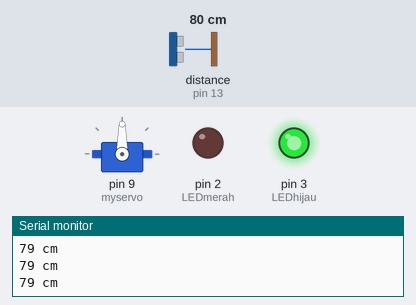
Simulated run of this sketch. Board: Arduino Uno, built with avr-gcc and run on an emulated ATmega328P. Parts: servo, output pins drawn as LEDs (lit = HIGH), the last lines printed to the serial monitor. Wiring (inferred from the names in the program): ultrasonic range finder: trigger pin 12; echo pin 13. The inputs (shaded band) are chosen by the test bench; at power-on: distance to the obstacle (sensor on pin 13) 80 cm. The echo pulse lasts 58.3 µs per cm; pins used as bus, display or sensor lines are not drawn.

Above: at 1.2 s.
1.3 s: distance to the obstacle (sensor on pin 13) set to 18 cm
2.8 s: distance to the obstacle (sensor on pin 13) set to 15 cm
At 3.4 s:
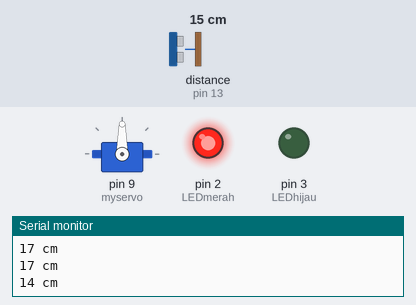
5.8 s: distance to the obstacle (sensor on pin 13) set to 35 cm
At 6.7 s:
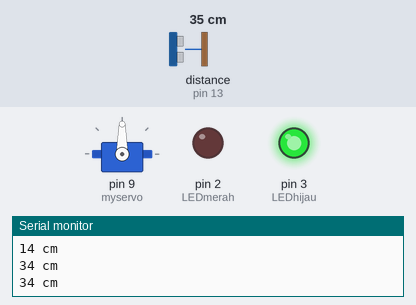
7.3 s: distance to the obstacle (sensor on pin 13) set to 2 cm
At 8.36 s:
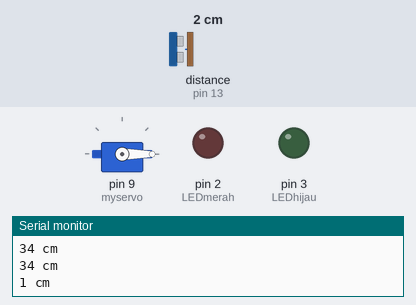
Timing chart, 0 to 11.3 s (numbered marks = the images above; inputs shaded):
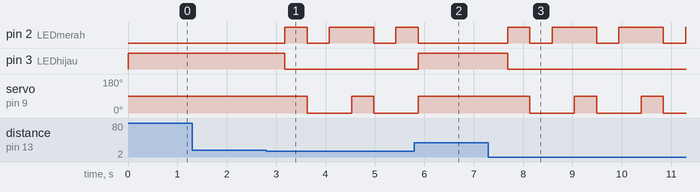

The sketch:

pengendali_servo_ultrasonic.ino
```cpp
#include <Servo.h> //Library untuk Servo
#define trigPin 12 //Set Trigger HCSR04 di Pin digital 6
#define echoPin 13 //Set Echo HCSR04 di Pin digital 7
#define MAX_DISTANCE 500 //Set jarak maksimal

int LEDhijau = 3, LEDmerah = 2; //Set Pin LEDhijau dan LEDmerah
Servo myservo; //Buat object 1 buah motor servo

void setup() {
 Serial.begin (9600); //Kecepatan komunikasi serial
 pinMode(trigPin, OUTPUT); //Set pin Trigger sebagai output
 pinMode(echoPin, INPUT); //Set pin Echo sebagai input
 pinMode(LEDmerah, OUTPUT); //Set LEDmerah sebagai output
 pinMode(LEDhijau, OUTPUT); //Set LEDhijau sebagai output
 myservo.attach(9); //Set servo pada pin PWM 9
}

void loop() {
int duration, jarak,posisi=0,i;
 digitalWrite(trigPin, LOW);
 delayMicroseconds(2);
 digitalWrite(trigPin, HIGH);
 delayMicroseconds(10);
 digitalWrite(trigPin, LOW);
 duration = pulseIn(echoPin, HIGH);
 jarak = (duration/2) / 29.1;
  Serial.print(jarak);
  Serial.println(" cm");

if(jarak<=15) // Jarak (Cm) dapat anda sesuaikan

 {
   digitalWrite(LEDhijau, LOW); //LEDhijau mati
   digitalWrite(LEDmerah, HIGH); //LEDmerah hidup
   myservo.write(90); //Posisi servo pada 180 derajat
   delay(450); //Delay
   digitalWrite(LEDmerah, LOW); //LEDmerah mati
   myservo.write(0); //Posisi servo pada 90 derajat
   delay(450); //Delay
   digitalWrite(LEDmerah, HIGH); //LEDmerah hidup

}

 else{ //Jika jarak lebih dari yang ditentukan
   digitalWrite(LEDmerah, LOW); //LEDmerah mati
   digitalWrite(LEDhijau, HIGH); //LEDhijau hidup
   myservo.write(90); //Posisi servo pada 90 derajat
 }
delay(450); //Delay
}
```

Measured:
- the behaviour switches between 17 and 16 cm on distance to the obstacle (sensor on pin 13) (found by bisection; images 0 and 1)
- after the input at 2.8 s, pin 2 (LEDmerah): goes HIGH 0.45 s, LOW 0.45 s, HIGH 0.90 s, LOW 0.45 s, then HIGH, starting after 0.38 s; pin 3 (LEDhijau): HIGH → LOW after 0.38 s; servo on pin 9 (myservo): 90° → 0° after 0.83 s, → 90° 0.90 s later, → 0° 0.45 s later
- after the input at 5.8 s, pin 3 (LEDhijau): LOW → HIGH after 0.08 s; servo on pin 9 (myservo): goes on until 5.9 s, then stays 90°
- after the input at 7.3 s, pin 2 (LEDmerah): LOW → HIGH after 0.39 s, then repeats every 1.4 s: LOW 0.45 s, HIGH 0.90 s; pin 3 (LEDhijau): HIGH → LOW after 0.39 s; servo on pin 9 (myservo): alternates 90° for 0.45 s and 0° for 0.90 s, starting after 0.84 s
